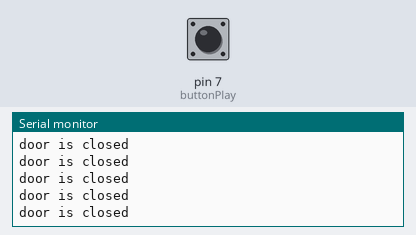
Simulated run of this sketch. Board: Arduino Uno, built with avr-gcc and run on an emulated ATmega328P. Shown: the last lines printed to the serial monitor. The test bench sets the inputs (shaded band); at power-on: pin 7 (buttonPlay) HIGH.

Above: at 3.6 s.
3.7 s: pin 7 (buttonPlay) pulled LOW for 0.15 s
At 3.89 s:
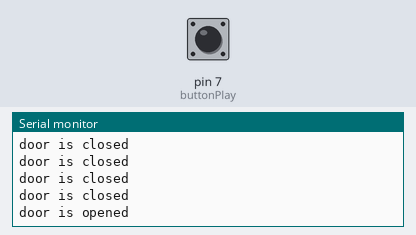
5.3 s: pin 7 (buttonPlay) pulsed LOW 5 times (0.12 s each, 0.3 s apart)
At 6.63 s:
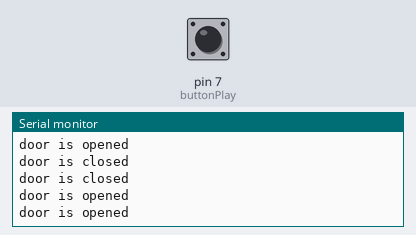
9.8 s: pin 7 (buttonPlay) pulsed LOW 5 times (0.12 s each, 0.3 s apart)
At 9.98 s:
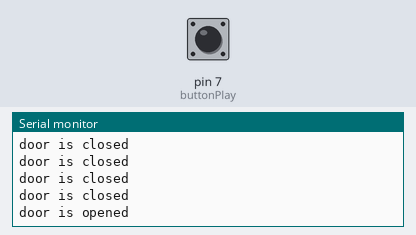

Measured:
- after the input at 3.7 s, the serial monitor: prints a new line at once (image 1)
- after the input at 9.8 s, the serial monitor: prints a new line at once (image 3)

The sketch:

Conductive_PlayAudio.ino
```cpp
#include "SoftwareSerial.h"
SoftwareSerial mySerial(10, 11);

# define Start_Byte 0x7E
# define Version_Byte 0xFF
# define Command_Length 0x06
# define End_Byte 0xEF
# define Acknowledge 0x00 //Returns info with command 0x41 [0x01: info, 0x00: no info]

# define ACTIVATED LOW

int buttonPlay = 7;

boolean isPlaying = false;

void setup () {

  Serial.begin(9600);

  pinMode(buttonPlay, INPUT);
  digitalWrite(buttonPlay,HIGH);

  mySerial.begin(9600);
  delay(250);
  playFirst();
  isPlaying = true;

}


void loop () {

  if( (digitalRead(buttonPlay) == HIGH)) {
    Serial.println("door is closed");

    if(isPlaying) {
      pause();
      isPlaying = false;
    }
    delay(20);
  }

  if( (digitalRead(buttonPlay) == LOW)) {
    Serial.println("door is opened");

    if (isPlaying == false) {
      play();
      isPlaying = true;
    }
    delay(20);
  }

  delay(100);

}

void playFirst() {
  execute_CMD(0x3F, 0, 0);
  delay(100);
  setVolume(5);
  delay(100);
  execute_CMD(0x11,0,1);
  delay(10);
}

void pause() {
  execute_CMD(0x0E,0,0);
  delay(500);
}

void play() {
  execute_CMD(0x0D,0,1);
  delay(100);
}

void playNext() {
  execute_CMD(0x01,0,1);
  delay(500);
}

void playPrevious() {
  execute_CMD(0x02,0,1);
  delay(500);
}

void setVolume(int volume) {
  execute_CMD(0x20, 0, volume); // Set the volume (0x00~0x30)
  delay(2000);
}

void execute_CMD(byte CMD, byte Par1, byte Par2) {
// Excecute the command and parameters
// Calculate the checksum (2 bytes)
word checksum = -(Version_Byte + Command_Length + CMD + Acknowledge + Par1 + Par2);

// Build the command line
byte Command_line[10] = { Start_Byte, Version_Byte, Command_Length, CMD, Acknowledge,
Par1, Par2, highByte(checksum), lowByte(checksum), End_Byte};

//Send the command line to the module
  for (byte k=0; k<10; k++) {
    mySerial.write( Command_line[k]);
  }
}
```
